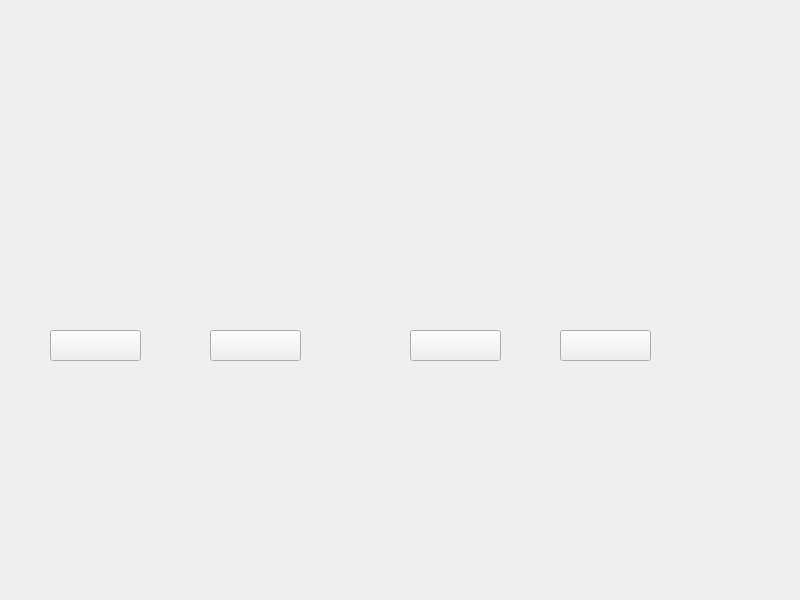
<?xml version="1.0" encoding="UTF-8"?>
<ui version="4.0">
 <class>MainWindow</class>
 <widget class="QMainWindow" name="MainWindow">
  <property name="geometry">
   <rect>
    <x>0</x>
    <y>0</y>
    <width>800</width>
    <height>600</height>
   </rect>
  </property>
  <property name="windowTitle">
   <string>MainWindow</string>
  </property>
  <widget class="QWidget" name="centralwidget">
   <widget class="QPushButton" name="timeButton">
    <property name="geometry">
     <rect>
      <x>410</x>
      <y>330</y>
      <width>91</width>
      <height>31</height>
     </rect>
    </property>
    <property name="text">
     <string/>
    </property>
   </widget>
   <widget class="QPushButton" name="moneyButton">
    <property name="geometry">
     <rect>
      <x>560</x>
      <y>330</y>
      <width>91</width>
      <height>31</height>
     </rect>
    </property>
    <property name="text">
     <string/>
    </property>
   </widget>
   <widget class="QPushButton" name="refreshButton">
    <property name="geometry">
     <rect>
      <x>50</x>
      <y>330</y>
      <width>91</width>
      <height>31</height>
     </rect>
    </property>
    <property name="text">
     <string/>
    </property>
   </widget>
   <widget class="QPushButton" name="inquireButton">
    <property name="geometry">
     <rect>
      <x>210</x>
      <y>330</y>
      <width>91</width>
      <height>31</height>
     </rect>
    </property>
    <property name="text">
     <string/>
    </property>
   </widget>
  </widget>
 </widget>
 <resources/>
 <connections/>
</ui>
